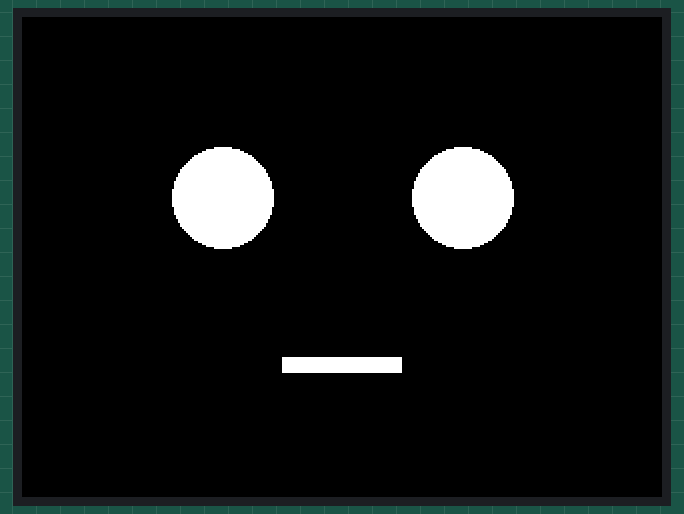
Simulated run of this sketch. Board: ESP32. Shown: 320×240 colour display.

Above: at 0.3 s.

The sketch:

hello_face.ino
```cpp
#include <M5Unified.h>

void setup() {
  M5.begin();
  M5.Display.fillScreen(BLACK);
  M5.Display.fillCircle(100, 90, 25, WHITE);    // 左目
  M5.Display.fillCircle(220, 90, 25, WHITE);    // 右目
  M5.Display.fillRect(130, 170, 60, 8, WHITE);  // 口
}

void loop() {

}
```
